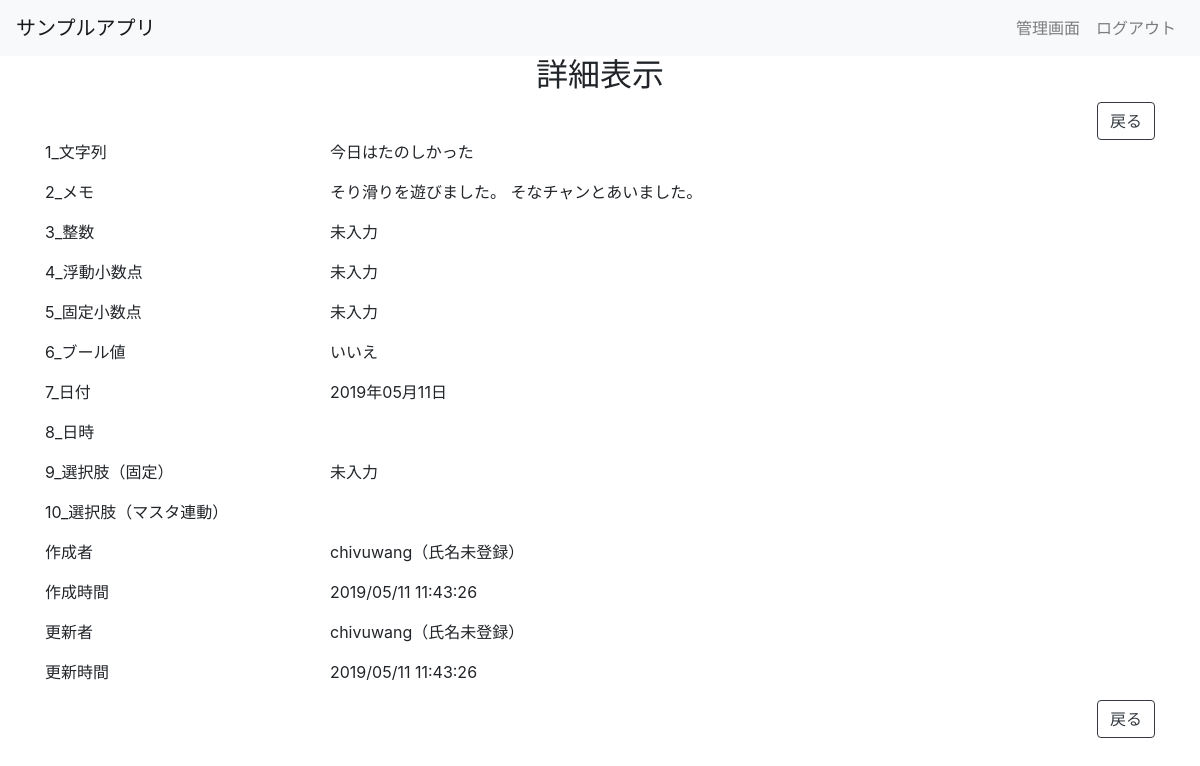
/detail/6/ (signed in), run on the app's committed database.
### app/models.py (models this page shows, shortened)
class Item(models.Model):
    sample_1 = models.CharField(
        verbose_name='タイトル',
        max_length=20,
        blank=True,
        null=True,
    )
    sample_2 = models.TextField(
        verbose_name='サンプル項目2 メモ',
        blank=True,
        null=True,
    )
    sample_3 = models.IntegerField(
        verbose_name='サンプル項目3 整数',
        blank=True,
        null=True,
    )
    sample_4 = models.FloatField(
        verbose_name='サンプル項目4 浮動小数点',
        blank=True,
        null=True,
    )
    sample_5 = models.DecimalField(
        verbose_name='サンプル項目5 固定小数点',
        max_digits=5,
        decimal_places=2,
        blank=True,
        null=True,
    )
    sample_6 = models.BooleanField(
        verbose_name='サンプル項目6 ブール値',
    )
    sample_7 = models.DateField(
        verbose_name='サンプル項目7 日付',
        blank=True,
        null=True,
    )
    sample_8 = models.DateTimeField(
        verbose_name='サンプル項目8 日時',
        blank=True,
        null=True,
    )
    sample_9_choice = (
        (1, '選択１'),
        (2, '選択２'),
        (3, '選択３'),
    )
    sample_9 = models.IntegerField(
        verbose_name='サンプル項目9_選択肢（固定）',
        choices=sample_9_choice,
        blank=True,
        null=True,
    )
    sample_10 = models.ForeignKey(
        User,
        verbose_name='サンプル項目10_選択肢（マスタ連動）',
        blank=True,
        null=True,
        related_name='sample_10',
        on_delete=models.SET_NULL,
    )
    created_by = models.ForeignKey(
        User,
        verbose_name='作成者',
        blank=True,
        null=True,
        related_name='CreatedBy',
        on_delete=models.SET_NULL,
        editable=False,
    )
    created_at = models.DateTimeField(
        verbose_name='作成時間',
        blank=True,
        null=True,
        editable=False,
    )
    updated_by = models.ForeignKey(
        User,
        verbose_name='更新者',
        blank=True,
        null=True,
        related_name='UpdatedBy',
        on_delete=models.SET_NULL,
        editable=False,
    )
    updated_at = models.DateTimeField(
        verbose_name='更新時間',
        blank=True,
        null=True,
        editable=False,
    )
    class Meta:
        verbose_name = 'サンプル'
        verbose_name_plural = 'サンプル'

### users/models.py (models this page shows, shortened)
class User(AbstractUser):
    full_name = models.CharField(
        verbose_name='氏名',
        max_length=100,
        blank=True
    )
    is_staff = models.BooleanField(
        _('staff status'),
        default=True,
    )
    def get_full_name(self):
        if self.full_name:
            return self.full_name
        else:
            return self.username + '（氏名未登録）'

### app/views.py (the view)
# urls.py: path('detail/<int:pk>/', ItemDetailView.as_view(), name='detail'),
class ItemDetailView(LoginRequiredMixin, DetailView):
    model = Item
    def get_context_data(self, **kwargs):
        return super().get_context_data(**kwargs)

### app/templates/app/item_detail.html
{% extends "./_base.html" %}
{% block content %}
    <div class="container">
        <h2 class="text-center">詳細表示</h2>
        <div class="row">
            <div class="col-12">
                <a class="btn btn-outline-dark float-right" href="{% url 'index' %}">戻る</a>
            </div>
        </div>
        {% include "./item_detail_contents.html" %}
        <div class="row">
            <div class="col-12">
                <a class="btn btn-outline-dark float-right" href="{% url 'index' %}">戻る</a>
            </div>
        </div>
    </div>
{% endblock %}

### app/templates/app/item_detail_contents.html (shortened to what this page needs)
<div class="row">
    <div class="col-5 col-sm-3">
        <p>1_文字列</p>
    </div>
    <div class="col-7 col-sm-9">
        <p>{{  item.sample_1|default_if_none:"未入力"  }}</p>
    </div>
</div>
<div class="row">
    <div class="col-5 col-sm-3">
        <p>2_メモ</p>
    </div>
    <div class="col-7 col-sm-9">
        <p>{{  item.sample_2|default_if_none:"未入力" }}</p>
    </div>
</div>
<div class="row">
    <div class="col-5 col-sm-3">
        <p>3_整数</p>
    </div>
    <div class="col-7 col-sm-9">
        <p>{{  item.sample_3|default_if_none:"未入力" }}</p>
    </div>
</div>
<div class="row">
    <div class="col-5 col-sm-3">
        <p>4_浮動小数点</p>
    </div>
    <div class="col-7 col-sm-9">
        <p>{{  item.sample_4|default_if_none:"未入力" }}</p>
    </div>
</div>
<div class="row">
    <div class="col-5 col-sm-3">
        <p>5_固定小数点</p>
    </div>
    <div class="col-7 col-sm-9">
        <p>{{  item.sample_5|default_if_none:"未入力" }}</p>
    </div>
</div>
<div class="row">
    <div class="col-5 col-sm-3">
        <p>6_ブール値</p>
    </div>
    <div class="col-7 col-sm-9">
        <p>{{ item.sample_6|yesno:"はい,いいえ" }}</p>
    </div>
</div>
<div class="row">
    <div class="col-5 col-sm-3">
        <p>7_日付</p>
    </div>
    <div class="col-7 col-sm-9">
        <p>{{ item.sample_7|date:"Y年m月d日" }}</p>
    </div>
</div>
<div class="row">
    <div class="col-5 col-sm-3">
        <p>8_日時</p>
    </div>
    <div class="col-7 col-sm-9">
    </div>
</div>
<div class="row">
    <div class="col-5 col-sm-3">
        <p>9_選択肢（固定）</p>
    </div>
    <div class="col-7 col-sm-9">
        <p>{{ item.get_sample_9_display|default_if_none:"未入力" }}</p>
    </div>
</div>
<div class="row">
    <div class="col-5 col-sm-3">
        <p>10_選択肢（マスタ連動）</p>
    </div>
    <div class="col-7 col-sm-9">
    </div>
</div>
<div class="row">
    <div class="col-5 col-sm-3">
        <p>作成者</p>
    </div>
    <div class="col-7 col-sm-9">
        <p>{{ item.created_by.get_full_name }}</p>
    </div>
</div>
<div class="row">
    <div class="col-5 col-sm-3">
        <p>作成時間</p>
    </div>
    <div class="col-7 col-sm-9">
        <p>{{ item.created_at|date:"Y/m/d G:i:s" }}</p>
    </div>
</div>
<div class="row">
    <div class="col-5 col-sm-3">
        <p>更新者</p>
    </div>
    <div class="col-7 col-sm-9">
        <p>{{ item.updated_by.get_full_name }}</p>
    </div>
</div>
<div class="row">
    <div class="col-5 col-sm-3">
        <p>更新時間</p>
    </div>
    <div class="col-7 col-sm-9">
        <p>{{ item.updated_at|date:"Y/m/d G:i:s" }}</p>
    </div>
</div>

### data on the page
Item: sample_1 "今日はたのしかった", sample_2 "そり滑りを遊びました。 そなチャンとあいました。", sample_3 "未入力", sample_4 "未入力", sample_5 "未入力", sample_6 "いいえ", sample_7 "2019年05月11日", sample_9 "未入力", created_by.get_full_name "chivuwang（氏名未登録）", created_at "2019/05/11 11:43:26", updated_by.get_full_name "chivuwang（氏名未登録）", updated_at "2019/05/11 11:43:26"
